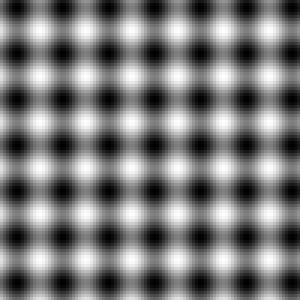
#> input picture PW_optical_flow/data/mysine/mysine10.png, 100 x 100 px, found by its file name (shown 3 times larger)
$ python lucas_mysine.py
#> lines starting #> are read from the running program, lines starting #| are printed output that depends on the picture
### TP_optical_flow/code/lucas.py
import numpy as np
import matplotlib.pyplot as plt
from gradhorn import gradhorn
from scipy import signal
from middlebury import readflo
from utils import dataset, angular_error, endPoint_error, relative_norm_error
from skimage import io

def lucas(I1,I2,n):
    Ix,Iy,It = gradhorn(I1,I2)
    w = np.zeros((I1.shape[0], I1.shape[1],2))
    epsilon=0.0000000001

    n = int(n/2)
    for i in range(n,I1.shape[0]-n+1):
        for j in range(n,I1.shape[1]-n+1):
            Ax = Ix[i-n:i+n+1,j-n:j+n+1].flatten()
            Ay = Iy[i-n:i+n+1,j-n:j+n+1].flatten()
            A = np.dstack((Ax,Ay))
            A = A.reshape((A.shape[1],A.shape[2]))
            B = -It[i-n:i+n+1,j-n:j+n+1].flatten()
            w[i,j,:] = np.linalg.inv(A.T@A+epsilon*np.eye(2))@A.T@B
    return w

# [22 lines left out: functions gaussian_kernel, lucas_gaussian, not called in this run]

def optimize_lucas_kanade(dataset_name,smallest_window,biggest_window,step):
#> called with dataset_name = 'mysine', smallest_window = 3, biggest_window = 100, step = 1
    # [6 lines left out: function rgb2gray, not called in this run]
    best_window_size = {}

    errors = {}
    errors["mean"] = {}
    errors["mean"]["Angular error"] = []
    errors["mean"]["EndPoint error"] = []
    errors["mean"]["Relative norm error"] = []

    errors["std"] = {}
    errors["std"]["Angular error"] = []
    errors["std"]["EndPoint error"] = []
    errors["std"]["Relative norm error"] = []

    min_error = {}

    best_flow = {}

    for window_size in range(smallest_window,biggest_window,step):
        print("\rwindow_size : " + str(window_size) + "/" + str(biggest_window),end='')

        I1 = plt.imread("../data/" + dataset_name + "/" + dataset["image 1"][dataset_name])
#> I1 is the input picture: shape (100, 100) float32; min 0, max 0.996, mean 0.477
        I2 = plt.imread("../data/" + dataset_name + "/" + dataset["image 2"][dataset_name])
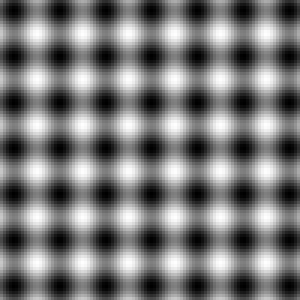
#> input picture PW_optical_flow/data/mysine/mysine9.png, 100 x 100 px, found by its file name (shown 3 times larger)
#> I2 is the input picture: shape (100, 100) float32; min 0, max 0.996, mean 0.473

        if(I1.ndim == 3):
            I1 = rgb2gray(I1)
        if(I2.ndim == 3):
            I2 = rgb2gray(I2)

        estimated_flow = lucas(I1,I2,window_size)
        gt_flow = readflo('../data/' + dataset_name + '/' + dataset["groundtruth"][dataset_name])

        ang_error_img = angular_error(estimated_flow,gt_flow)
        mean_ang_error_img = np.mean(ang_error_img)

        errors["mean"]["Angular error"].append(mean_ang_error_img)
        errors["std"]["Angular error"].append(np.std(ang_error_img))

        epe_error_img = endPoint_error(estimated_flow,gt_flow)
        mean_epe_error_img = np.mean(epe_error_img)

        errors["mean"]["EndPoint error"].append(mean_epe_error_img)
        errors["std"]["EndPoint error"].append(np.std(epe_error_img))

        norm_error_img = relative_norm_error(estimated_flow,gt_flow)
        mean_norm_error_img = np.mean(norm_error_img)

        errors["mean"]["Relative norm error"].append(np.mean(norm_error_img))
        errors["std"]["Relative norm error"].append(np.std(norm_error_img))

        if(window_size == smallest_window):
            min_error["ang"] = mean_ang_error_img
            best_flow["ang"] = estimated_flow
            best_window_size["angular error"] = window_size

            min_error["EPE"] = mean_epe_error_img
            best_flow["EPE"] = estimated_flow
            best_window_size["EPE"] = window_size

            min_error["norm"] = np.abs(mean_norm_error_img)
            best_flow["norm"] = estimated_flow
            best_window_size["norm"] = window_size
        else:
            if(mean_ang_error_img < min_error["ang"]):
                min_error["ang"] = mean_ang_error_img
                best_flow["ang"] = estimated_flow
                best_window_size["angular error"] = window_size

            if(mean_epe_error_img < min_error["EPE"]):
                min_error["EPE"] = mean_epe_error_img
                best_flow["EPE"] = estimated_flow
                best_window_size["EPE"] = window_size

            if(np.abs(mean_norm_error_img) < min_error["norm"]):
                min_error["norm"] = np.abs(mean_norm_error_img)
                best_flow["norm"] = estimated_flow
                best_window_size["norm"] = window_size

    return min_error,best_flow,best_window_size,errors

### TP_optical_flow/code/gradhorn.py
import numpy as np
import os
import scipy
import matplotlib.pyplot as plt


def gradhorn(I1, I2):
    filter_x = 0.25*np.asarray([[0,0,0],[0,-1,1],[0,-1,1]])
    filter_y = 0.25*np.asarray([[0,0,0],[0,-1,-1],[0,1,1]])
    filter_t = 0.25*np.asarray([[0,0,0],[0,1,1],[0,1,1]])
    Ix = scipy.signal.convolve2d(I1,filter_x,mode='same')+scipy.signal.convolve2d(I2,filter_x,mode='same')
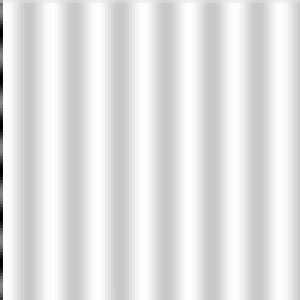
#> Ix: shape (100, 100) float64 (shown 3 times larger); min -0.82, max 0.1, mean -0.00363; drawn with min black and max white
    Iy = scipy.signal.convolve2d(I1,filter_y,mode='same')+scipy.signal.convolve2d(I2,filter_y,mode='same')
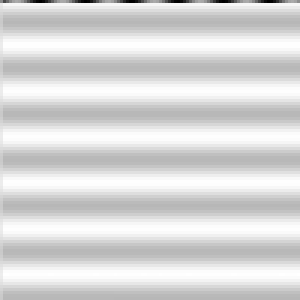
#> Iy: shape (100, 100) float64 (shown 3 times larger); min -0.616, max 0.1, mean -0.00567; drawn with min black and max white
    It = scipy.signal.convolve2d(I2,filter_t,mode='same')-scipy.signal.convolve2d(I1,filter_t,mode='same')
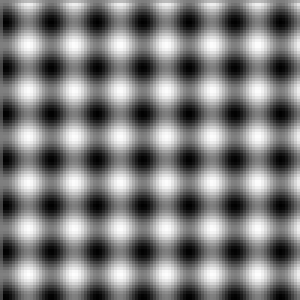
#> It: shape (100, 100) float64 (shown 3 times larger); min -0.2, max 0.2, mean -0.0041; drawn with min black and max white
    return Ix,Iy,It

# [6 lines left out: function rgb2gray, not called in this run]

# [15 lines that do not run on import are left out]

### TP_optical_flow/code/middlebury.py
## Middlebury color representation
##
## according to Matlab source code of Deqing Sun (dqsun@cs.brown.edu)
## Python translation by Dominique Bereziat (dominique.bereziat@lip6.fr)

import numpy as np
import os
import scipy


# [72 lines left out: function computeColor, not called in this run]


TAG_FLOAT = 202021.25

def readflo(file):
    """ Read a velocity file from disk """
    assert type(file) is str, "file is not str %r" % str(file)
#> (the run stopped early here; a loop or call above may not have finished)
